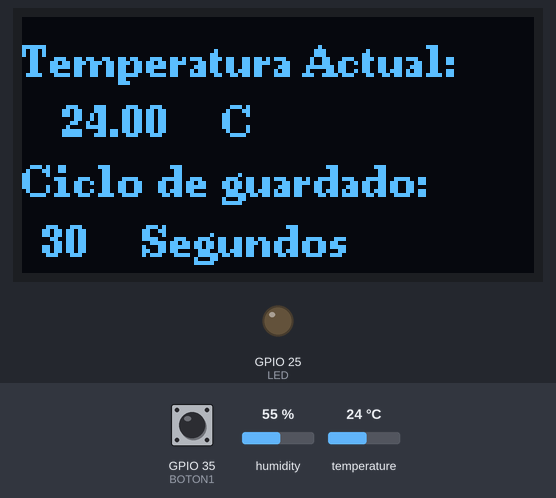
Simulated run of this sketch. Board: ESP32. On the bench: 128×64 one-colour display, output pins drawn as LEDs (lit = HIGH). The inputs (shaded band) are chosen by the test bench; at power-on: temperature 24 °C, GPIO 35 (BOTON1) HIGH, humidity 55 %. WiFi joins after 1.5 s; servers stay silent unless stated; the local clock reads 2024-03-15 10:24:30 at power-on unless the sketch sets it; what the sketch prints to the serial monitor is not drawn.

Above: at 2.7 s.
2.8 s: temperature set to 12 °C
At 4.8 s:
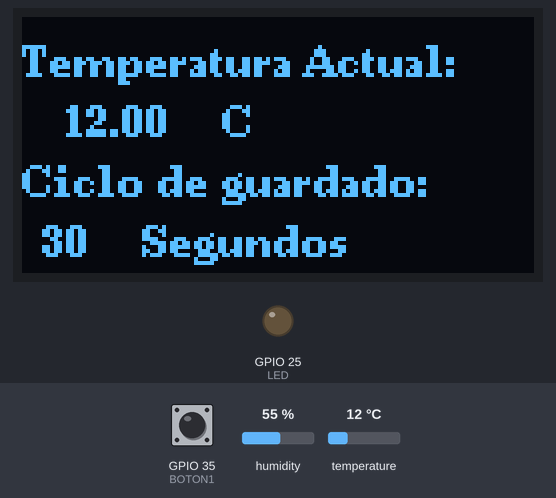
5.1 s: temperature set to 19 °C
7.1 s: temperature set to 28 °C
At 8.8 s:
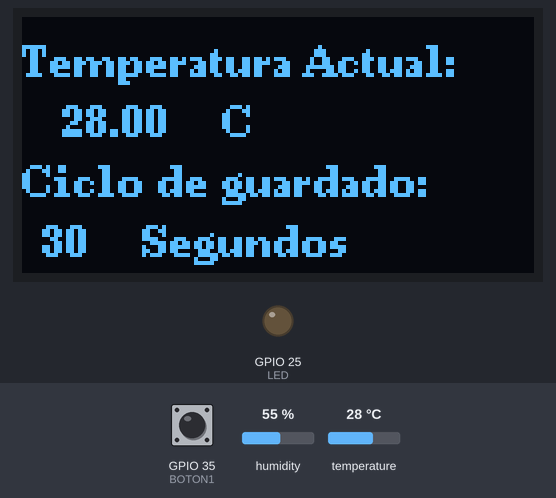
Timing chart, 0 to 10.3 s (numbered marks = the images above; inputs shaded):
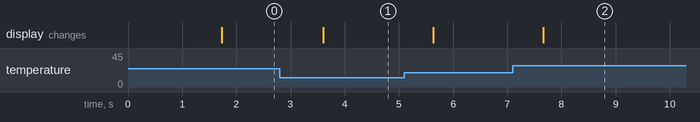

The sketch:

Prueba_Codigo_TP5.ino
```cpp
#include <U8g2lib.h>
#include <Adafruit_Sensor.h>
#include <DHT.h>
#include <WiFi.h>
#include <WiFiClientSecure.h>
#include <ArduinoJson.h>
#include <Arduino.h>
#include <Firebase_ESP_Client.h>
#include <Wire.h>
#include "time.h"

#define LED 25
#define BOTON1 35
#define BOTON2 34
#define DHTPIN 23

#define P1 0
#define P2 1
#define E1 2
#define E2 3
#define SegA 4
#define SegD 5

// Provide the token generation process info.
#include "addons/TokenHelper.h"
// Provide the RTDB payload printing info and other helper functions.
#include "addons/RTDBHelper.h"

#define WIFI_SSID "ORT-IoT"
#define WIFI_PASSWORD "OrtIOT24"

// Insert Firebase project API Key
#define API_KEY "AIzaSyAXNjSVaqoo2Eo0HNr8DQG2qpXg0ubGLjw"

// Insert Authorized Email and Corresponding Password
#define USER_EMAIL "edgar@gmail.com"
#define USER_PASSWORD "edgar123"

// Insert RTDB URLefine the RTDB URL
#define DATABASE_URL "https://tp5-firebase-957cf-default-rtdb.firebaseio.com"

// Define Firebase objects
FirebaseData fbdo; // Comunicación
FirebaseAuth auth; // Autenticación
FirebaseConfig config; // Configuracion

// Variable to save USER UID
String uid;

// Database main path (to be updated in setup with the user UID)
String databasePath;
// Database child nodes
String tempPath = "/temperature";
String timePath = "/timestamp";

// Parent Node (to be updated in every loop)
String parentPath;

int timestamp;
FirebaseJson json;

const char* ntpServer = "pool.ntp.org";

void initWifi(void) {
  WiFi.begin(WIFI_SSID, WIFI_PASSWORD);
  Serial.print("Connecting to WiFi ..");
  while (WiFi.status() != WL_CONNECTED) {
    Serial.print('.');
    delay(500);
  }
  Serial.println(WiFi.localIP());
  Serial.println();
}

// Function that gets current epoch time
unsigned long getTime() {
  time_t now;
  struct tm timeinfo;
  if (!getLocalTime(&timeinfo)) {
    Serial.println("Failed to obtain time");
    return 0;
  }
  time(&now);
  return now;
}

// Timer variables (send new readings every three minutes)
unsigned long sendDataPrevMillis = 0;
unsigned long cicloGuardado = 30;  // es el ciclo de guardado en segundos
unsigned long timerDelay = cicloGuardado;

int estado = 0;
float temperaturaActual;
char stringTemperaturaActual[5];  // lo que lee el DHT
char stringcicloGuardado[5];
// arreglo de caracteres para almacenar valoresde numeros convertidos a texto

#define DHTTYPE DHT11
DHT dht(DHTPIN, DHTTYPE);
U8G2_SH1106_128X64_NONAME_F_HW_I2C u8g2(U8G2_R0, /* reset=*/U8X8_PIN_NONE);

void setup() {
  Serial.begin(115200);
  dht.begin();
  u8g2.begin();
  pinMode(BOTON1, INPUT_PULLUP);
  pinMode(BOTON2, INPUT_PULLUP);
  pinMode(LED, OUTPUT);
  WiFi.mode(WIFI_STA);
  initWifi();

  configTime(0, 0, ntpServer);

  // Assign the api key (required)
  config.api_key = API_KEY;

  // Assign the user sign in credentials
  auth.user.email = USER_EMAIL;
  auth.user.password = USER_PASSWORD;

  // Assign the RTDB URL (required)
  config.database_url = DATABASE_URL;

  Firebase.reconnectWiFi(true); // el true habilita la reconexión automática a Wi-Fi en caso de que la conexión se pierda
  fbdo.setResponseSize(4096); //establece el tamaño máximo de la respuesta que el dispositivo puede recibir de Firebase 4096 bytes permite comuniccion entre el dispositivo y firebase

  // Assign the callback function for the long running token generation task */
  config.token_status_callback = tokenStatusCallback;  //  establece una función de callback para monitorear el estado del token.

  // Assign the maximum retry of token generation
  config.max_token_generation_retry = 5; //número máximo de intentos que el sistema hará para generar o renovar el token de autenticación

  // Initialize the library with the Firebase authen and config
  Firebase.begin(&config, &auth);

  // Getting the user UID might take a few seconds
  Serial.println("Getting User UID");
  while ((auth.token.uid) == "") {
    Serial.print('.');
    delay(1000);
  }
  // Print user UID
  uid = auth.token.uid.c_str();
  Serial.print("User UID: ");
  Serial.println(uid);

  // Update database path
  databasePath = "/UsersData/" + uid + "/readings";
}

void loop() {


  //Serial.print("hola");
  u8g2.clearBuffer();
  temperaturaActual = dht.readTemperature();

  // Verificar si la lectura de la temperatura es válida
  if (isnan(temperaturaActual)) {
    Serial.println("Failed to read from DHT sensor!");
    return;
  }

  maqde();
  u8g2.sendBuffer();
}

void maqde (void) {
  switch (estado) {
    case P1:
      u8g2.setFont(u8g2_font_ncenB08_tr);
      u8g2.drawStr(0, 15, "Temperatura Actual: ");
      sprintf(stringTemperaturaActual, "%.2f", temperaturaActual);
      u8g2.drawStr(10, 30, stringTemperaturaActual);
      u8g2.drawStr(50, 30, "°C");

      u8g2.drawStr(0, 45, "Ciclo de guardado: ");
      sprintf(stringcicloGuardado, "%d", cicloGuardado);
      u8g2.drawStr(5, 60, stringcicloGuardado);
      u8g2.drawStr(30, 60, "Segundos");

      if ((digitalRead(BOTON1) == LOW) && (digitalRead(BOTON2) == LOW)) {
        estado = E1;
      }

      // Send new readings to database
      if (Firebase.ready() && (millis() - sendDataPrevMillis > cicloGuardado * 1000 || sendDataPrevMillis == 0)) {
        sendDataPrevMillis= millis();//Tiempo Actual
       //variable que almacena el momento en que los datos fueron enviados por última vez millis
       //tiempo de ultimo envío pervmillis

        // Get current timestamp
        timestamp = getTime();
        Serial.print("time: ");
        Serial.println(timestamp);

        parentPath = databasePath + "/" + String(timestamp); //Construcción de la ruta de la base de datos en donde se guardan y se envian esos datos

        json.set(tempPath, temperaturaActual);  // Se prepara para enviar un objeto a firebase
        Serial.printf("Set json... %s\n", Firebase.RTDB.setJSON(&fbdo, parentPath.c_str(), &json) ? "ok" : fbdo.errorReason().c_str());
      }
      // Intenta enviar el objeto al realtimedatabase de la base de datos
      break;

    case P2:
      u8g2.drawStr(0, 15, "Ciclo de guardado: ");
      sprintf(stringcicloGuardado, "%d", cicloGuardado);
      u8g2.drawStr(5, 30, stringcicloGuardado);
      u8g2.drawStr(30, 30, "Segundos");

      if ((digitalRead(BOTON1) == LOW) && (digitalRead(BOTON2) == LOW)) {
        estado = E2;
      }
      if (digitalRead(BOTON1) == LOW) {
        estado = SegA;
      }
      if (digitalRead(BOTON2) == LOW) {
        estado = SegD;
      }
      break;

    case E1:
      if ((digitalRead(BOTON1) == HIGH) && (digitalRead(BOTON2) == HIGH)) {
        estado = P2;
      }
      break;

    case E2:
      if ((digitalRead(BOTON1) == HIGH) && (digitalRead(BOTON2) == HIGH)) {
        estado = P1;
      }
      break;

    case SegA:
      if (digitalRead(BOTON1) == HIGH) {
        cicloGuardado += 30;  // Aumenta ciclo de guardado en 30 segundos
        estado = P2;
      }
      if (digitalRead(BOTON2) == LOW) {
        estado = E2;
      }
      break;

    case SegD:
      if (digitalRead(BOTON2) == HIGH) {
        cicloGuardado -= 30;  // Disminuye ciclo de guardado en 30 segundos
        if (cicloGuardado < 30) {
          cicloGuardado = 30;  // No permitir que sea menor de 30 segundos
        }
        estado = P2;
      }
      if (digitalRead(BOTON1) == LOW) {
        estado = E2;
      }
      break;
  }
}
// el token  es una pieza de información digital que sirve para autenticar y autorizar a un usuario o dispositivo para acceder a ciertos recursos o servicios
//un token de acceso es una cadena de caracteres que contiene datos sobre la identidad del usuario, permisos y tiempo de validez,
//permitiendo que el usuario acceda a los recursos del sistema sin tener que ingresar su contraseña en cada solicitud.
```

Measured:
- after the input at 2.8 s, the display: changes after 0.81 s (image 1)
- after the input at 7.1 s, the display: changes after 0.57 s (image 2)
